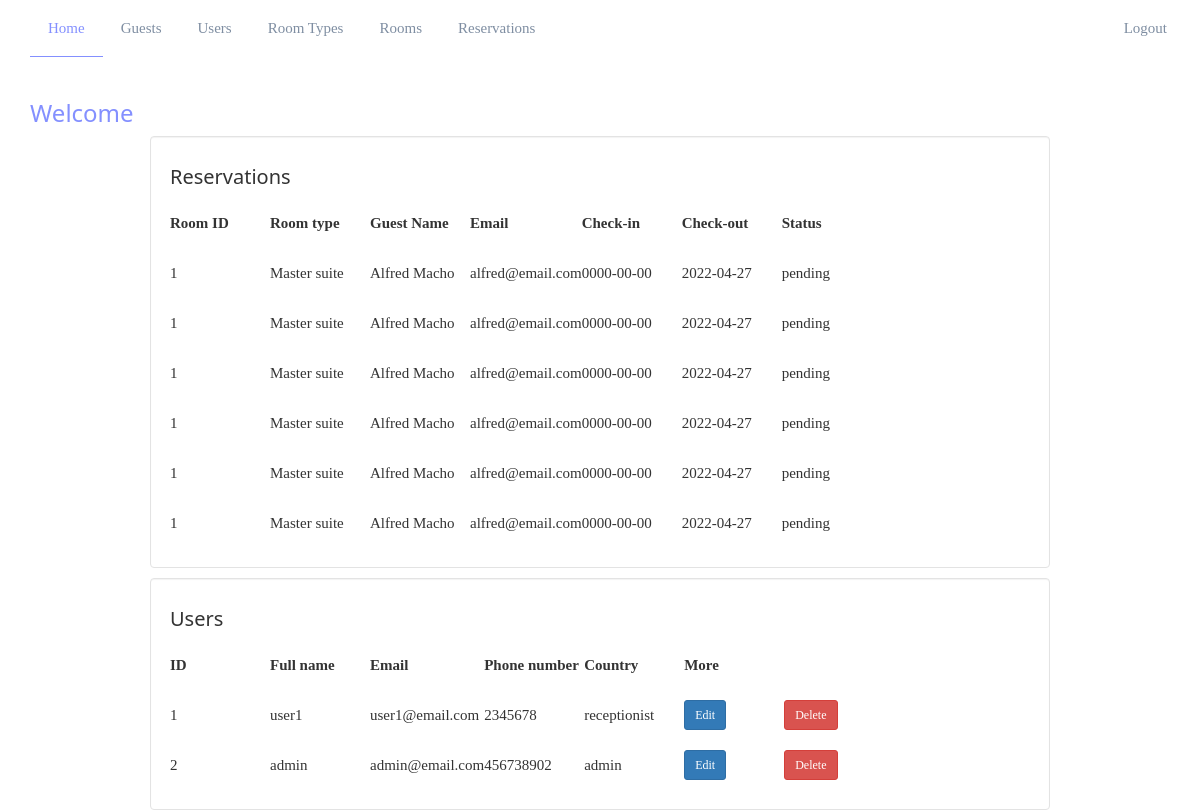
Screenshot of /admindashboard.php (signed in) with the database file from the repository.
### tables this page shows
CREATE TABLE `bookings` (
  `ID` int(11) NOT NULL,
  `room_id` int(11) NOT NULL,
  `guest_name` text NOT NULL,
  `email` varchar(2500) NOT NULL,
  `type` text NOT NULL,
  `check_in` date NOT NULL,
  `check_out` date NOT NULL,
  `status` text NOT NULL
);

CREATE TABLE `users` (
  `ID` int(11) NOT NULL,
  `name` text NOT NULL,
  `role` text NOT NULL,
  `email` varchar(2500) NOT NULL,
  `phone` text NOT NULL,
  `password` varchar(2500) NOT NULL
);

### admindashboard.php (the view, shortened to what this page needs)
 <!DOCTYPE html>
<html>
<head>
	<link rel="stylesheet" type="text/css" href="static/css/bootstrap.css">
	<link rel="stylesheet" type="text/css" href="static/css/w3v3.css">
	<link rel="stylesheet" type="text/css" href="static/css/css/css/fontawesome-all.css">
	<link rel="stylesheet" type="text/css" href="static/css/qaforumstyles.css">
	<link rel="stylesheet" type="text/css" href="static/styles.css">
</head>
<body>
	<div class="container">
		<nav class="navbar navbar-default navbar-fixed-top" id = "navigation">
			<div class="collapse navbar-collapse" id="myNavbar">
				<div class="container">
					<ul class="nav navbar-nav" id="list">
				        <li class="active"><a href="admindashboard.php">Home</a></li>
				      	<li><a href="guests.php">Guests</a></li>
				        <li><a href="users.php">Users</a></li>
				        <li><a href="adminroomtypes.php">Room Types</a></li>
				        <li><a href="adminrooms.php">Rooms</a></li>
				        <li><a href="adminbookings.php">Reservations</a></li>
				     </ul>
				     <ul class="nav navbar-nav navbar-right" id="list">
				            <li>
				            	<a href="logout.php">Logout</a>
				          </li>
				     </ul>
				</div>
			</div>
		</nav>
		<div style="margin-top: 100px;">
			<h3>Welcome</h3>
			<div class="w3-content well" style=" background-color: white; max-width: 900px;">
				<h4 class="w3-text white">Reservations</h4>
				<table>
					<tr>
						<th>Room ID</th>
						<th>Room type</th>
						<th>Guest Name</th>
						<th>Email</th>
						<th>Check-in</th>
						<th>Check-out</th>
						<th>Status</th>
					</tr>
					<?php
						include("db_connect.php");
						$bkings_sql = "SELECT * FROM bookings";
						$bk_select = mysqli_query($connect, $bkings_sql);
						$bk_count = mysqli_num_rows($bk_select);
						if($bk_count> 0){
							while($bookings = mysqli_fetch_assoc($bk_select)){
								?>
								<tr>
									<td><?php echo $bookings['room_id']; ?></td>
									<td><?php echo $bookings['type']; ?></td>
									<td><?php echo $bookings['guest_name']; ?></td>
									<td><?php echo $bookings['email']; ?></td>
									<td><?php echo $bookings['check_in']; ?></td>
									<td><?php echo $bookings['check_out']; ?></td>
									<td><?php echo $bookings['status']; ?></td>
								</tr>
								<?php
							}
						}
					?>
				</table>
			</div>
				<div class="w3-content well" style="margin-top: 10px; background-color: white; max-width: 900px;">
					<h4 class="w3-text white">Users</h4>
					<table>
						<tr>
							<th>ID</th>
							<th>Full name</th>
							<th>Email</th>
							<th>Phone number</th>
							<th>Country</th>
							<th>More</th>
						</tr>
						<?php
							include("db_connect.php");
							$users = "SELECT * FROM users";
							$select_user = mysqli_query($connect, $users);
							$count_u = mysqli_num_rows($select_user);
							if ($count_u>0){
								while($user = mysqli_fetch_assoc($select_user)){
									?>
									<tr>
										<td><?php echo $user['ID']; ?></td>
										<td><?php echo $user['name']; ?></td>
										<td><?php echo $user['email']; ?></td>
										<td><?php echo $user['phone']; ?></td>
										<td><?php echo $user['role']; ?></td>
										<td>
											<a href="edituser.php?user_id=<?php echo $user['ID']; ?>">
												<button class="btn btn-sm btn-primary">Edit</button>
											</a>
										</td>
										<td>
											<a href="delete_user.php?user_id=<?php echo $user['ID']; ?>">
												<button class="btn btn-sm btn-danger">Delete</button>
											</a>
										</td>
									</tr>
									<?php
								}
							}
						?>
					</table>
				</div>
		</div>
	 </div>
</body>
</html>

### static/css/w3v3.css (style rules this page uses)
html { box-sizing:border-box }
*,*:before,*:after { box-sizing:inherit }
html { -ms-text-size-adjust:100%;-webkit-text-size-adjust:100% }
body { margin:0 }
article,aside,details,figcaption,figure,footer,header,main,menu,nav,section,summary { display:block }
a { background-color:transparent;-webkit-text-decoration-skip:objects }
button,input,select,textarea { font:inherit;margin:0 }
button,input { overflow:visible }
button,select { text-transform:none }
button,html [type=button],[type=reset],[type=submit] { -webkit-appearance:button }
html,body { font-family:Verdana,sans-serif;font-size:15px;line-height:1.5 }
html { overflow-x:hidden }
h1,h2,h3,h4,h5,h6,.w3-slim,.w3-wide { font-family:"Segoe UI",Arial,sans-serif }
h3 { font-size:24px }
h4 { font-size:20px }
h1,h2,h3,h4,h5,h6 { font-weight:400;margin:10px 0 }
a { color:inherit }
.w3-content { max-width:980px;margin:auto }

### static/css/qaforumstyles.css (style rules this page uses)
body { font-family: calibri; }
#navigation { background-color: white; border-color: white; }
.navbar-default .navbar-nav > .active > a, .navbar-default .navbar-nav > .active > a:hover, .navbar-default .navbar-nav > .active > a:focus { color: #8490ff !important; border-bottom: 1px solid #8490ff !important; background-color: transparent; }
.navbar-default { background-color: #f8f8f8; border-color: #e7e7e7; }
.navbar-default .navbar-nav > li > a { color: #7f8ea2 !important; padding: 18px; }
h3 { color:#8490ff; }

### static/styles.css (style rules this page uses)
ul { list-style-type: none; margin: 0; padding: 0; }
* { margin: 0px; padding: 0px; box-sizing: border-box; }
th { height: 50px; width: 80px; }
tr { height: 50px; }

### admindashboard.php (style rules this page uses)
th { height: 30px; width: 100px; }
tr { height: 50px; }

### rows the page displays
bookings: room "1", type "Master suite", guest_name "Alfred Macho", email "alfred@email.com", check_in "0000-00-00", check_out "2022-04-27", status "pending"
bookings: room "1", type "Master suite", guest_name "Alfred Macho", email "alfred@email.com", check_in "0000-00-00", check_out "2022-04-27", status "pending"
bookings: room "1", type "Master suite", guest_name "Alfred Macho", email "alfred@email.com", check_in "0000-00-00", check_out "2022-04-27", status "pending"
bookings: room "1", type "Master suite", guest_name "Alfred Macho", email "alfred@email.com", check_in "0000-00-00", check_out "2022-04-27", status "pending"
bookings: room "1", type "Master suite", guest_name "Alfred Macho", email "alfred@email.com", check_in "0000-00-00", check_out "2022-04-27", status "pending"
bookings: room "1", type "Master suite", guest_name "Alfred Macho", email "alfred@email.com", check_in "0000-00-00", check_out "2022-04-27", status "pending"
users: ID "1", name "user1", email "user1@email.com", phone "2345678", role "receptionist"
users: ID "2", name "admin", email "admin@email.com", phone "456738902", role "admin"
